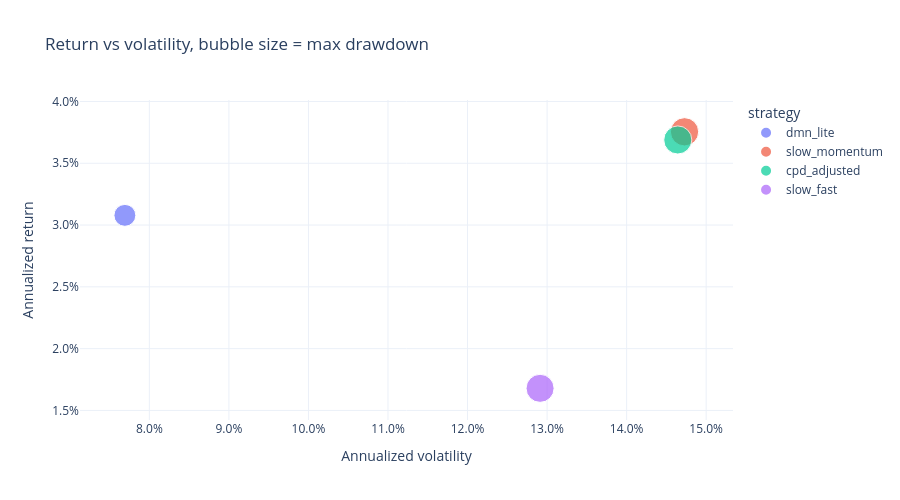

This figure's notebook cell:
### Code cell
fig = px.scatter(
    summary,
    x="ann_vol",
    y="ann_return",
    size=summary["max_drawdown"].abs(),
    color="strategy",
    hover_data=["sharpe", "sortino", "calmar", "hit_ratio", "avg_assets"],
    title="Return vs volatility, bubble size = max drawdown",
    labels={"ann_vol": "Annualized volatility", "ann_return": "Annualized return"},
)
fig.update_layout(template="plotly_white", height=500, xaxis_tickformat=".1%", yaxis_tickformat=".1%")
fig.show()

### Figure 1 — Plotly figure (JSON) as saved in the notebook; plotly's stock layout.template omitted (floating-point values rounded to 4 significant figures)
{"data": [{"customdata": [[0.4327, 0.5422, 0.15, 0.5327, 317.9]], "hovertemplate": "strategy=dmn_lite<br>Annualized volatility=%{x}<br>Annualized return=%{y}<br>size=%{marker.size}<br>sharpe=%{customdata[0]}<br>sortino=%{customdata[1]}<br>calmar=%{customdata[2]}<br>hit_ratio=%{customdata[3]}<br>avg_assets=%{customdata[4]}<extra></extra>", "legendgroup": "dmn_lite", "marker": {"color": "#636efa", "size": [0.2052], "sizemode": "area", "sizeref": 0.0008572, "symbol": "circle"}, "mode": "markers", "name": "dmn_lite", "orientation": "v", "showlegend": true, "type": "scatter", "x": [0.07692], "xaxis": "x", "y": [0.03078], "yaxis": "y"}, {"customdata": [[0.3242, 0.4178, 0.1095, 0.53, 251.3]], "hovertemplate": "strategy=slow_momentum<br>Annualized volatility=%{x}<br>Annualized return=%{y}<br>size=%{marker.size}<br>sharpe=%{customdata[0]}<br>sortino=%{customdata[1]}<br>calmar=%{customdata[2]}<br>hit_ratio=%{customdata[3]}<br>avg_assets=%{customdata[4]}<extra></extra>", "legendgroup": "slow_momentum", "marker": {"color": "#EF553B", "size": [0.3429], "sizemode": "area", "sizeref": 0.0008572, "symbol": "circle"}, "mode": "markers", "name": "slow_momentum", "orientation": "v", "showlegend": true, "type": "scatter", "x": [0.1473], "xaxis": "x", "y": [0.03754], "yaxis": "y"}, {"customdata": [[0.3209, 0.4124, 0.1089, 0.5296, 251.3]], "hovertemplate": "strategy=cpd_adjusted<br>Annualized volatility=%{x}<br>Annualized return=%{y}<br>size=%{marker.size}<br>sharpe=%{customdata[0]}<br>sortino=%{customdata[1]}<br>calmar=%{customdata[2]}<br>hit_ratio=%{customdata[3]}<br>avg_assets=%{customdata[4]}<extra></extra>", "legendgroup": "cpd_adjusted", "marker": {"color": "#00cc96", "size": [0.3386], "sizemode": "area", "sizeref": 0.0008572, "symbol": "circle"}, "mode": "markers", "name": "cpd_adjusted", "orientation": "v", "showlegend": true, "type": "scatter", "x": [0.1464], "xaxis": "x", "y": [0.03689], "yaxis": "y"}, {"customdata": [[0.1937, 0.2406, 0.04985, 0.533, 251.3]], "hovertemplate": "strategy=slow_fast<br>Annualized volatility=%{x}<br>Annualized return=%{y}<br>size=%{marker.size}<br>sharpe=%{customdata[0]}<br>sortino=%{customdata[1]}<br>calmar=%{customdata[2]}<br>hit_ratio=%{customdata[3]}<br>avg_assets=%{customdata[4]}<extra></extra>", "legendgroup": "slow_fast", "marker": {"color": "#ab63fa", "size": [0.3368], "sizemode": "area", "sizeref": 0.0008572, "symbol": "circle"}, "mode": "markers", "name": "slow_fast", "orientation": "v", "showlegend": true, "type": "scatter", "x": [0.1291], "xaxis": "x", "y": [0.01679], "yaxis": "y"}], "layout": {"height": 500, "legend": {"itemsizing": "constant", "title": {"text": "strategy"}, "tracegroupgap": 0}, "title": {"text": "Return vs volatility, bubble size = max drawdown"}, "xaxis": {"anchor": "y", "domain": [0.0, 1.0], "tickformat": ".1%", "title": {"text": "Annualized volatility"}}, "yaxis": {"anchor": "x", "domain": [0.0, 1.0], "tickformat": ".1%", "title": {"text": "Annualized return"}}}}
